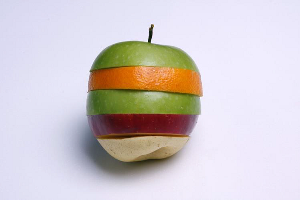
#> input picture temp.png, 300 x 200 px
$ python projtest.py
#> lines starting #> are read from the running program, lines starting #| are printed output that depends on the picture
#!/usr/bin/env python3
# -*- coding: utf-8 -*-
"""
Created on Fri Nov  8 20:14:10 2019

@author: roopesh
"""

# -*- coding: utf-8 -*-
"""
Created on Sat Oct 26 15:51:51 2019

@author: Group-45,46,47,48
"""
import cv2
from PIL import Image
import numpy as np
np.seterr(over='ignore')
import skfuzzy as fuzz
from skfuzzy import control as ctrl

# [8 lines left out: function printProgressBar, not called in this run]

class ImgSeg:

    def disp(cons):
        cImg=Image.open('temp.png')
        for i in range(cons.edgeImg.shape[0]):
            for j in range(cons.edgeImg.shape[1]):
                if(cons.edgeImg[i,j]>70):
                    cImg.putpixel((j,i),(0,0,0,255))
        cImg.show()
        cImg.save("finalimg.png")

    def fis(cons):
        Ix1=cons.Ix[:,:]/255
        Iy1=cons.Iy[:,:]/255
        I=np.zeros(Ix1.shape)
        #print(np.unique(Ix1))
        #print(np.unique(Iy1))
        IxMat=ctrl.Antecedent(np.arange(0,1,0.01), 'Ix')
        IyMat=ctrl.Antecedent(np.arange(0,1,0.01), 'Iy')
        Pic=ctrl.Consequent(np.arange(0,1,0.01), 'Picture')
        IxMat['B']=fuzz.trimf(IxMat.universe, [0, 0, 0.4])
        IxMat['W']=fuzz.trapmf(IxMat.universe, [0.2,0.5, 1, 1])
        IyMat['B']=fuzz.trimf(IyMat.universe, [0, 0, 0.4])
        IyMat['W']=fuzz.trapmf(IyMat.universe, [0.2,0.5, 1, 1])
        '''
        IxMat.view()
        IyMat.view()
        '''
        Pic['B']=fuzz.trimf(Pic.universe, [0, 0, 0.4])
        Pic['W']=fuzz.trapmf(Pic.universe, [0.2,0.5, 1, 1])

        #Pic.view()
        rule1 = ctrl.Rule(IxMat['B'] & IyMat['B'], Pic['B'])
        rule2 = ctrl.Rule(IxMat['W'], Pic['W'])
        rule3 = ctrl.Rule(IyMat['W'], Pic['W'])

        Edge_ctrl = ctrl.ControlSystem(rules=[rule1, rule2, rule3])
        Edging = ctrl.ControlSystemSimulation(Edge_ctrl)

        ind=0
        l=Ix1.shape[0]*Ix1.shape[1]
        for i in range(Ix1.shape[0]):
            for j in range(Ix1.shape[1]):
                printProgressBar(ind+1, l, prefix = 'Progress:', suffix = 'Complete', length = 50)
                ind+=1
                Edging.input['Ix'] = Ix1[i,j]
                Edging.input['Iy'] = Iy1[i,j]
                Edging.compute()
                I[i,j]=round(Edging.output['Picture'] * 255)


        #print(np.unique(I))
        #plt.imshow(I,cmap = plt.get_cmap('gray'))
        edgImg=Image.fromarray(I).convert('RGB')
        edgImg.show()
        edgImg.save('edgedout.png')
        cons.edgeImg=I

        #Image.fromarray(mainImg).show()
        #Image.fromarray(mainImgC).show()


    def calcs(cons):
        kernelx1 = np.array([[1,1,1],[0,0,0],[-1,-1,-1]])
        kernelx2 = np.array([[-1,-1,-1],[0,0,0],[1,1,1]])
        kernely1 = np.array([[-1,0,1],[-1,0,1],[-1,0,1]])
        kernely2 = np.array([[1,0,-1],[1,0,-1],[1,0,-1]])
        img_prewittx1 = cv2.filter2D(cons.imArr, -1, kernelx1)
        img_prewittx2 = cv2.filter2D(cons.imArr, -1, kernelx2)
        img_prewitty1 = cv2.filter2D(cons.imArr, -1, kernely1)
        img_prewitty2 = cv2.filter2D(cons.imArr, -1, kernely2)
        cons.Ix = img_prewittx1 + img_prewittx2
        cons.Iy = img_prewitty1 + img_prewitty2
        '''
        imx=Image.fromarray(cons.Ix)
        imy=Image.fromarray(cons.Iy)
        imx.show()
        imy.show()
        '''


    # [45 lines left out: function calcs2, not called in this run]

    def Convert2Gmat(cons):
        #print(cons.addr)
        img=Image.open(cons.addr)
        width, height = img.size
        while(width*height>90000) :
            width//=2
            height//=2
            img = img.resize((width, height))
        print(width,height)
        img.save('temp.png')
        img.show()
        img=img.convert('L')
        imArr=np.asarray(img)
        #print(imArr.shape)

        #plt.imshow(imArr,cmap = plt.get_cmap('gray'))
        cons.imArr=imArr


    def __init__(cons,addr):
        cons.addr=addr
        cons.Convert2Gmat()
        print("Primary Image Resizing & Gray-Scale Conversion Successful.....")
        cons.calcs()
        print("Gradient Details Extracted Successfully.....")
        print("Applying Fuzzy Interface System on Gradients......(Wait For a While)")
        cons.fis()
        print("Applying Fuzzy Interface System on Gradients Successful......")
        print("Displaying Pictures with only Detected Edges as well as Overlaped Edge Detected Primary Color Image....")
        cons.disp()
        #print(cons.ImAdd)


file=input("Enter a valid image name - ")
#> the answer given: temp.png
x=ImgSeg(file)
#> in Convert2Gmat, img is the input picture: PIL image 300x200 RGB; mean R, G, B 209.8, 202.6, 205.7
#> after the loop in Convert2Gmat, `while(width*height>90000) :`: height = 200; width = 300
#| 300 200
#> in Convert2Gmat, `img=img.convert('L')`:
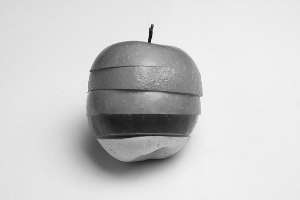
#> img: PIL image 300x200 L; min 17, max 254, mean 205.1
#> in calcs, `img_prewittx1 = cv2.filter2D(cons.imArr, -1, kernelx1)`:
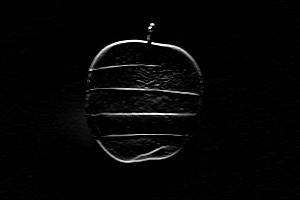
#> img_prewittx1: shape (200, 300); min 0, max 255, mean 5.3
#> in calcs, `img_prewittx2 = cv2.filter2D(cons.imArr, -1, kernelx2)`:
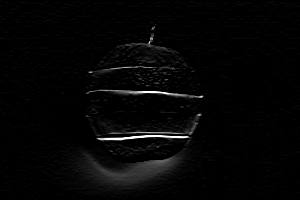
#> img_prewittx2: shape (200, 300); min 0, max 255, mean 5.3
#> in calcs, `img_prewitty1 = cv2.filter2D(cons.imArr, -1, kernely1)`:
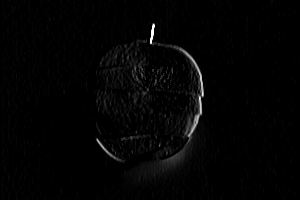
#> img_prewitty1: shape (200, 300); min 0, max 255, mean 3.8
#> in calcs, `img_prewitty2 = cv2.filter2D(cons.imArr, -1, kernely2)`:
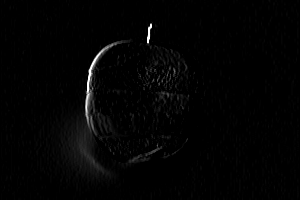
#> img_prewitty2: shape (200, 300); min 0, max 255, mean 3.5
#> in calcs, `cons.Ix = img_prewittx1 + img_prewittx2`:
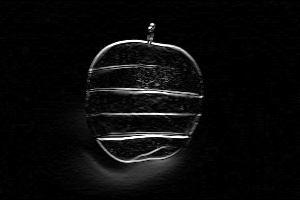
#> cons.Ix: shape (200, 300); min 0, max 255, mean 10.6
#> in calcs, `cons.Iy = img_prewitty1 + img_prewitty2`:
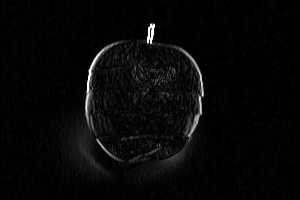
#> cons.Iy: shape (200, 300); min 0, max 255, mean 7.3
#> (the call stopped at in fis, `IxMat=ctrl.Antecedent(np.arange(0,1,0.01), 'Ix')`: skfuzzy is not available in this run)
#> (the run stopped early here; a loop or call above may not have finished)

$ run again, with Drawing.png copied over temp.png
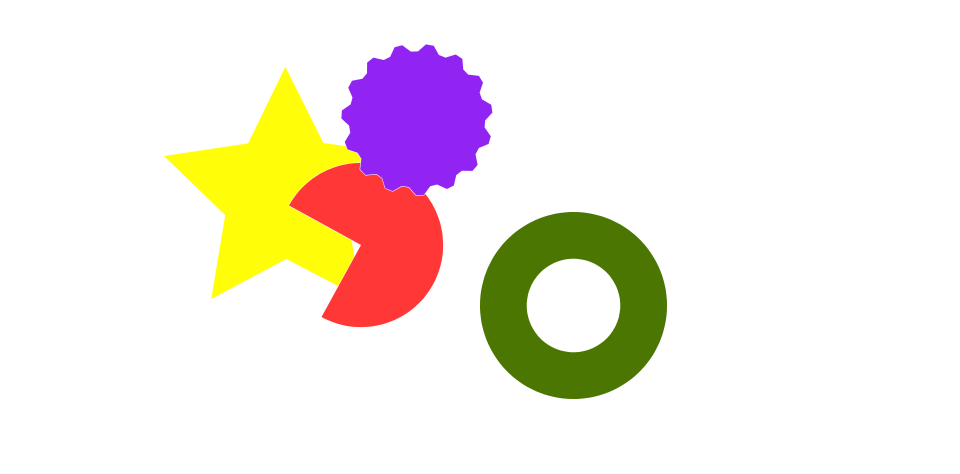
#> input picture Drawing.png, 1920 x 948 px (shown at 1/2 size)
#> in Convert2Gmat, img is the input picture: PIL image 1920x948 RGBA; mean R, G, B, A 243, 234.3, 226.1, 255
#> the loop in Convert2Gmat, `while(width*height>90000) :` made 3 passes
#> pass 1, in Convert2Gmat, `img = img.resize((width, height))`:
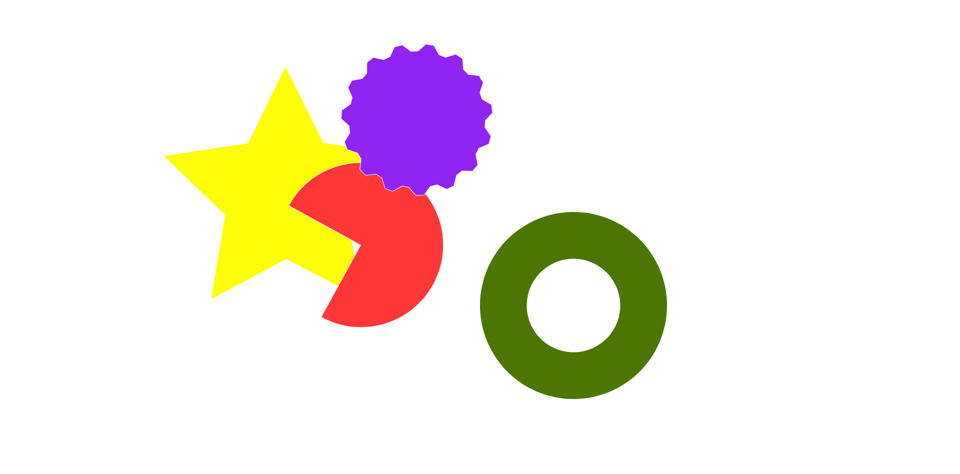
#> img: PIL image 960x474 RGBA; mean R, G, B, A 243, 234.3, 226.1, 255
#> after the loop in Convert2Gmat, `while(width*height>90000) :`: height = 118; width = 240
#| 240 118
#> in calcs, `cons.Iy = img_prewitty1 + img_prewitty2`:
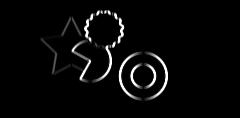
#> cons.Iy: shape (118, 240); min 0, max 255, mean 8.4
